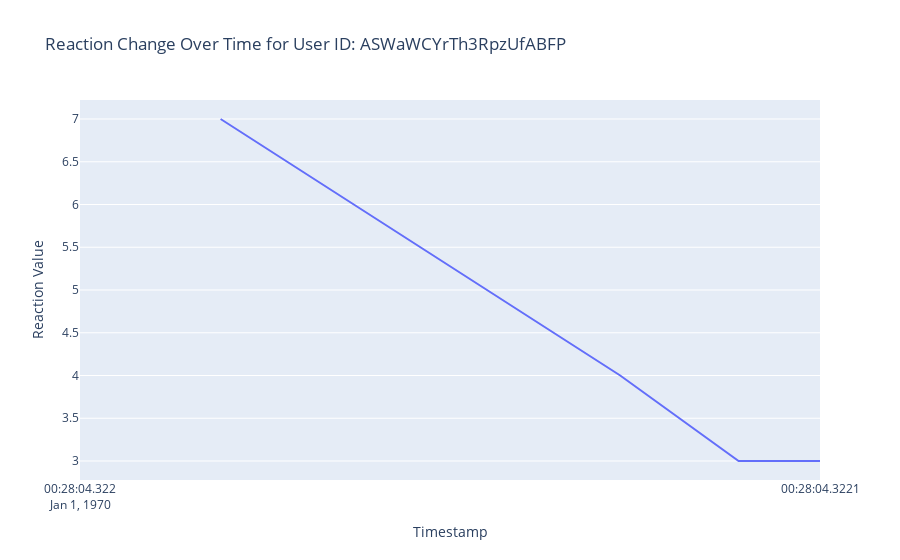

This figure's notebook cell:
### Code cell
data = data2
data['timestamp'] = pd.to_datetime(data['timestamp'])
# Filter the DataFrame for a specific user ID
user_data = data[data['userId'] == user_id]

# Apply the mapping function to the reaction column
user_data['reaction_value'] = user_data['reaction'].map(emoji_mapping).fillna(0)

# Plot the change in reaction over time using Plotly
fig = px.line(user_data, x='timestamp', y='reaction_value', title=f'Reaction Change Over Time for User ID: {user_id}')
fig.update_xaxes(title_text='Timestamp')
fig.update_yaxes(title_text='Reaction Value')
fig.show()

### Figure 1 — Plotly figure (JSON) as saved in the notebook; plotly's stock layout.template omitted (floating-point values rounded to 4 significant figures)
{"data": [{"hovertemplate": "timestamp=%{x}<br>reaction_value=%{y}<extra></extra>", "legendgroup": "", "line": {"color": "#636efa", "dash": "solid"}, "marker": {"symbol": "circle"}, "mode": "lines", "name": "", "orientation": "v", "showlegend": false, "type": "scatter", "x": ["1970-01-01T00:28:04.322130", "1970-01-01T00:28:04.322128", "1970-01-01T00:28:04.322089", "1970-01-01T00:28:04.322073", "1970-01-01T00:28:04.322019"], "xaxis": "x", "y": [4, 3, 3, 4, 7], "yaxis": "y"}], "layout": {"autosize": true, "legend": {"tracegroupgap": 0}, "title": {"text": "Reaction Change Over Time for User ID: ASWaWCYrTh3RpzUfABFP"}, "xaxis": {"anchor": "y", "autorange": true, "domain": [0, 1], "range": ["1970-01-01 00:28:04.322", "1970-01-01 00:28:04.3221"], "title": {"text": "Timestamp"}, "type": "date"}, "yaxis": {"anchor": "x", "autorange": true, "domain": [0, 1], "range": [2.778, 7.222], "title": {"text": "Reaction Value"}, "type": "linear"}}}
